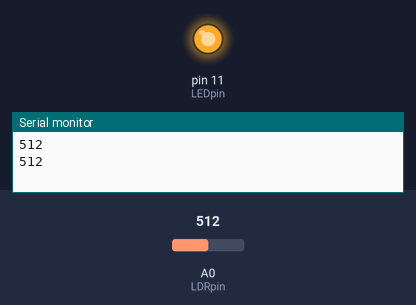
A sketch run on a simulated Arduino Uno, built with avr-gcc and run on an emulated ATmega328P. On the bench: output pins drawn as LEDs (lit = HIGH), the last lines printed to the serial monitor. The inputs (shaded band) are chosen by the test bench; at power-on: A0 (LDRpin) = 512.

Above: at 5.8 s.
5.9 s: A0 (LDRpin) set to 167
11.9 s: A0 (LDRpin) set to 144
At 16.0 s:
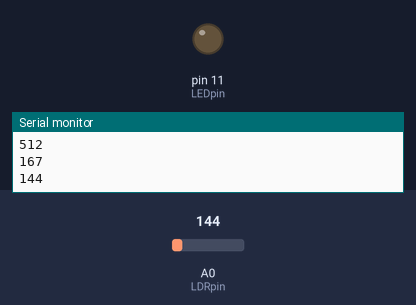
17.9 s: A0 (LDRpin) set to 160
At 21.0 s:
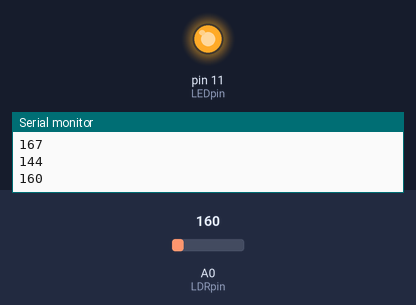
23.9 s: A0 (LDRpin) set to 140
At 26.0 s:
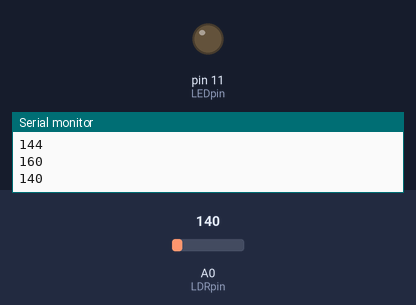
Timing chart, 0 to 27.5 s (numbered marks = the images above; inputs shaded):
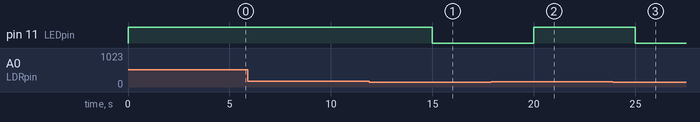

Measured:
- the behaviour switches between 151 and 150 on A0 (LDRpin) (found by bisection; images 0 and 1)
- after the input at 11.9 s, pin 11 (LEDpin): HIGH → LOW after 3.1 s
- after the input at 17.9 s, pin 11 (LEDpin): LOW → HIGH after 2.1 s
- after the input at 23.9 s, pin 11 (LEDpin): HIGH → LOW after 1.1 s

The sketch:

1b.ino
```cpp
#define LDRpin A0
#define LEDpin 11
int LDRValue = 0;

void setup()
{
  Serial.begin(9600);
  pinMode(LEDpin, OUTPUT);
}

void loop()
{
  LDRValue = analogRead(LDRpin);
  Serial.println(LDRValue);

  if (LDRValue > 150) {
    digitalWrite(LEDpin, HIGH);
  } else {
    digitalWrite(LEDpin, LOW);
  }

  delay(5000);
}
```
